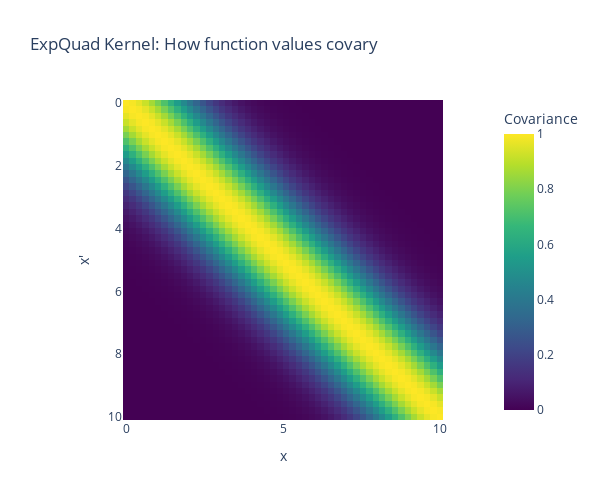

Write notebook code for a chart like this one.
### Markdown cell above
Let's visualize this kernel as a heatmap to understand what it's doing. The kernel matrix tells us how correlated function values are at different input locations:

### Code cell
# Create a grid of points
X_grid = np.linspace(0, 10, 50)[:, None]
K_grid = exp_quad_kernel(X_grid, X_grid, lengthscale=1.5, variance=1.0)

# Visualize the covariance matrix
fig = px.imshow(K_grid, 
                x=X_grid.flatten(),
                y=X_grid.flatten(),
                color_continuous_scale='Viridis',
                labels=dict(x="x", y="x'", color="Covariance"),
                title="ExpQuad Kernel: How function values covary")
fig.update_layout(width=600, height=500)
fig.show()

### Figure 1 — Plotly figure (JSON) as saved in the notebook; plotly's stock layout.template omitted (floating-point values rounded to 4 significant figures; data arrays with more than 128 entries replaced by an {"elided": "..."} marker saying what was removed)
{"data": [{"coloraxis": "coloraxis", "hovertemplate": "x: %{x}<br>x': %{y}<br>Covariance: %{z}<extra></extra>", "name": "0", "type": "heatmap", "x": [0.0, 0.2041, 0.4082, 0.6122, 0.8163, 1.02, 1.224, 1.429, 1.633, 1.837, 2.041, 2.245, 2.449, 2.653, 2.857, 3.061, 3.265, 3.469, 3.673, 3.878, 4.082, 4.286, 4.49, 4.694, 4.898, 5.102, 5.306, 5.51, 5.714, 5.918, 6.122, 6.327, 6.531, 6.735, 6.939, 7.143, 7.347, 7.551, 7.755, 7.959, 8.163, 8.367, 8.571, 8.776, 8.98, 9.184, 9.388, 9.592, 9.796, 10.0], "xaxis": "x", "y": [0.0, 0.2041, 0.4082, 0.6122, 0.8163, 1.02, 1.224, 1.429, 1.633, 1.837, 2.041, 2.245, 2.449, 2.653, 2.857, 3.061, 3.265, 3.469, 3.673, 3.878, 4.082, 4.286, 4.49, 4.694, 4.898, 5.102, 5.306, 5.51, 5.714, 5.918, 6.122, 6.327, 6.531, 6.735, 6.939, 7.143, 7.347, 7.551, 7.755, 7.959, 8.163, 8.367, 8.571, 8.776, 8.98, 9.184, 9.388, 9.592, 9.796, 10.0], "yaxis": "y", "z": {"elided": "50x50 float values"}}], "layout": {"coloraxis": {"colorbar": {"title": {"text": "Covariance"}}, "colorscale": [[0, "#440154"], [0.1111, "#482878"], [0.2222, "#3e4989"], [0.3333, "#31688e"], [0.4444, "#26828e"], [0.5556, "#1f9e89"], [0.6667, "#35b779"], [0.7778, "#6ece58"], [0.8889, "#b5de2b"], [1, "#fde725"]]}, "height": 500, "title": {"text": "ExpQuad Kernel: How function values covary"}, "width": 600, "xaxis": {"anchor": "y", "constrain": "domain", "domain": [0, 1], "scaleanchor": "y", "title": {"text": "x"}}, "yaxis": {"anchor": "x", "autorange": "reversed", "constrain": "domain", "domain": [0, 1], "title": {"text": "x'"}}}}
